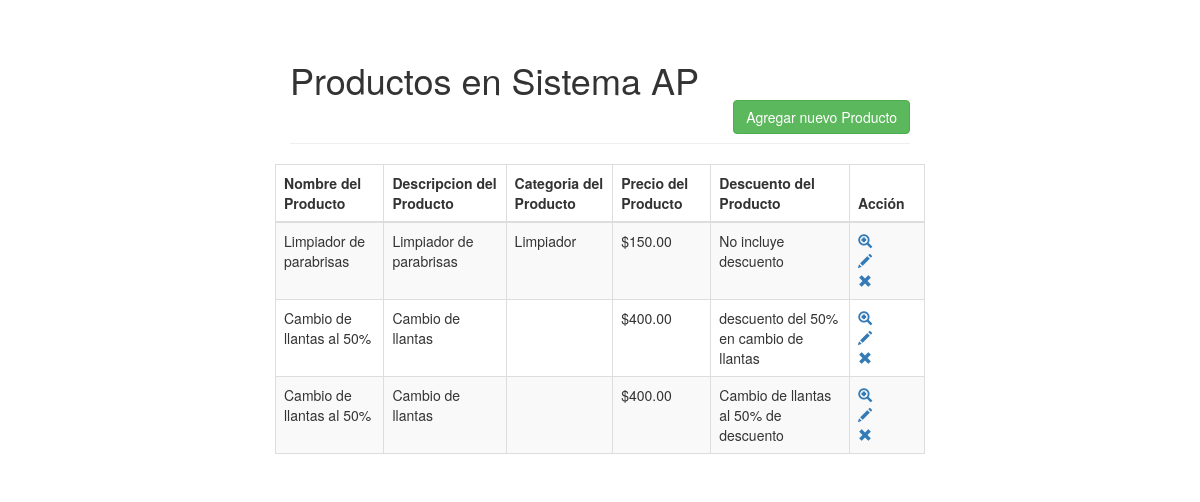
Screenshot of /TablaProductos/index.php with the database file from the repository.
### tables this page shows
CREATE TABLE `t_producto` (
  `id` int(11) NOT NULL,
  `nombre` varchar(100) NOT NULL,
  `descripcion` varchar(255) NOT NULL,
  `categoria` varchar(255) NOT NULL,
  `costo` varchar(15) NOT NULL,
  `descuento` varchar(100) DEFAULT NULL
);

### TablaProductos/index.php (the view, shortened to what this page needs)
<!DOCTYPE html>
<html lang="en">
<head>
    <link rel="stylesheet" href="https://maxcdn.bootstrapcdn.com/bootstrap/3.3.7/css/bootstrap.css">
</head>
<body>
    <div class="wrapper">
        <div class="container-fluid">
            <div class="row">
                <div class="col-md-12">
                    <div class="page-header clearfix">
                        <h1 class="pull-left">Productos en Sistema AP</h1><br><br>
                        <br><a href="create.php" class="btn btn-success pull-right">Agregar nuevo Producto</a></div>
                    </div>
                    <?php
                    require_once "config.php";
                    $sql = "SELECT * FROM t_producto";
                    if($result = mysqli_query($link, $sql)){
                        if(mysqli_num_rows($result) > 0){
                            echo "<table class='table table-bordered table-striped'>";
                                echo "<thead>";
                                    echo "<tr>";
                                        echo "<th>Nombre del Producto</th>";
                                        echo "<th>Descripcion del Producto</th>";
                                        echo "<th>Categoria del Producto</th>";
                                        echo "<th>Precio del Producto</th>";
                                        echo "<th>Descuento del Producto</th>";
                                        echo "<th>Acción</th>";
                                    echo "</tr>";
                                echo "</thead>";
                                echo "<tbody>";
                                while($row = mysqli_fetch_array($result)){
                                    echo "<tr>";
                                        echo "<td>" . $row['nombre'] . "</td>";
                                        echo "<td>" . $row['descripcion'] . "</td>";
                                        echo "<td>" . $row['categoria'] . "</td>";
                                        echo "<td>" . $row['costo'] . "</td>";
                                        echo "<td>" . $row['descuento'] . "</td>";
                                        echo "<td>";
                                            echo "<a href='read.php?id=". $row['id'] ."' title='Ver producto a detalle' data-toggle='tooltip'><span class='glyphicon glyphicon-zoom-in'></span></a>";
                                            echo "<a href='update.php?id=". $row['id'] ."' title='Actualizar' data-toggle='tooltip'><span class='glyphicon glyphicon-pencil'></span></a>";
                                            echo "<a href='delete.php?id=". $row['id'] ."' title='Eliminar' data-toggle='tooltip'><span class='glyphicon glyphicon-remove'></span></a>";
                                        echo "</td>";
                                    echo "</tr>";
                                }
                                echo "</tbody>";
                            echo "</table>";
                        } else{
                            echo "<p class='lead'><em>No records were found.</em></p>";
                        }
                    } else{
                        echo "ERROR: Could not able to execute $sql. " . mysqli_error($link);
                    }
                    ?>
                </div>
            </div>
        </div>
</body>
</html>

### TablaProductos/index.php (style rules this page uses)
.wrapper { width: 650px; margin: 0 auto; }
table tr td:last-child a { margin-right: 15px; }

### rows the page displays
t_producto: nombre "Limpiador de parabrisas", descripcion "Limpiador de parabrisas", categoria "Limpiador", costo "$150.00", descuento "No incluye descuento"
t_producto: nombre "Cambio de llantas al 50%", descripcion "Cambio de llantas", costo "$400.00", descuento "descuento del 50% en cambio de llantas"
t_producto: nombre "Cambio de llantas al 50%", descripcion "Cambio de llantas", costo "$400.00", descuento "Cambio de llantas al 50% de descuento"
